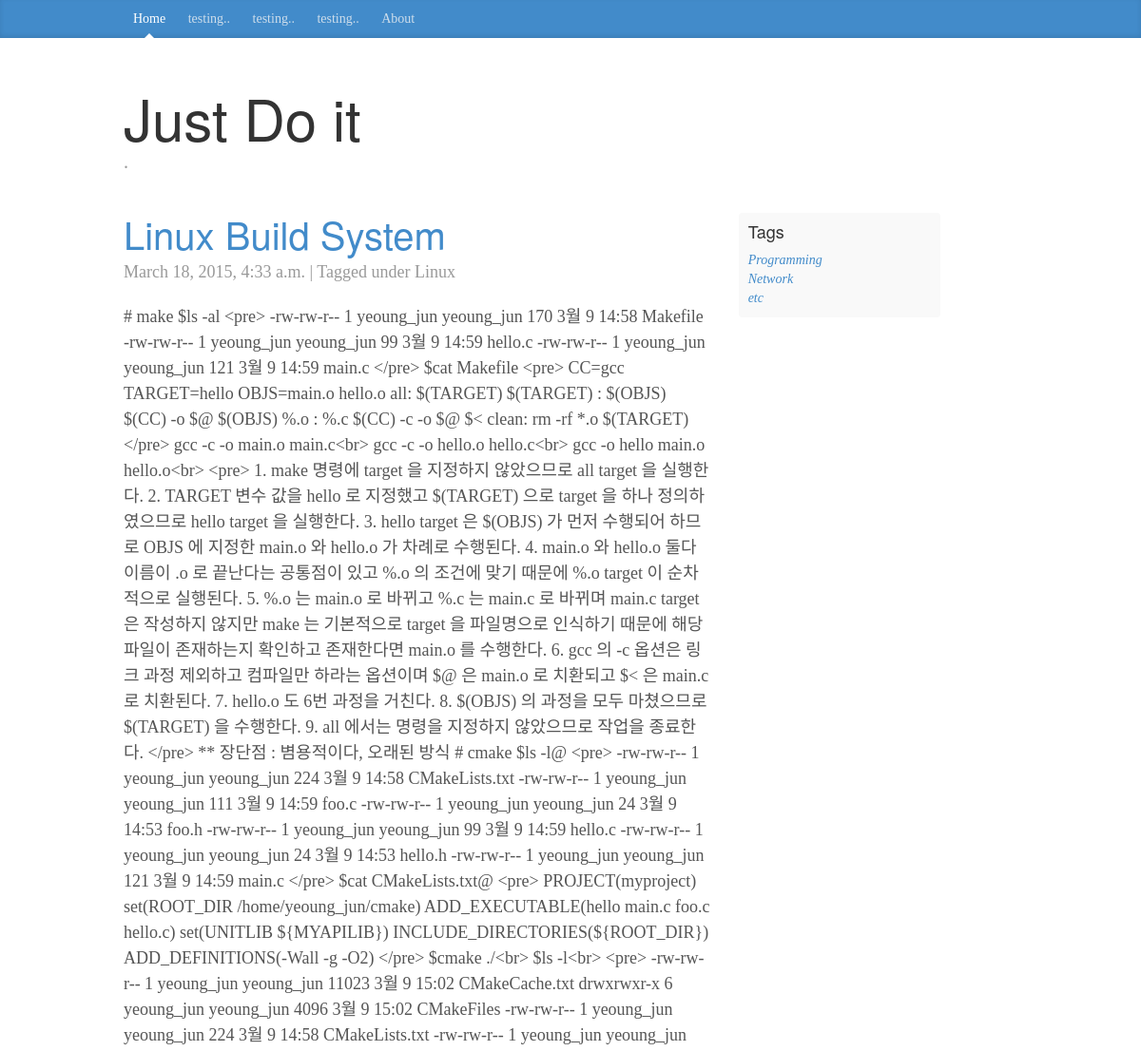
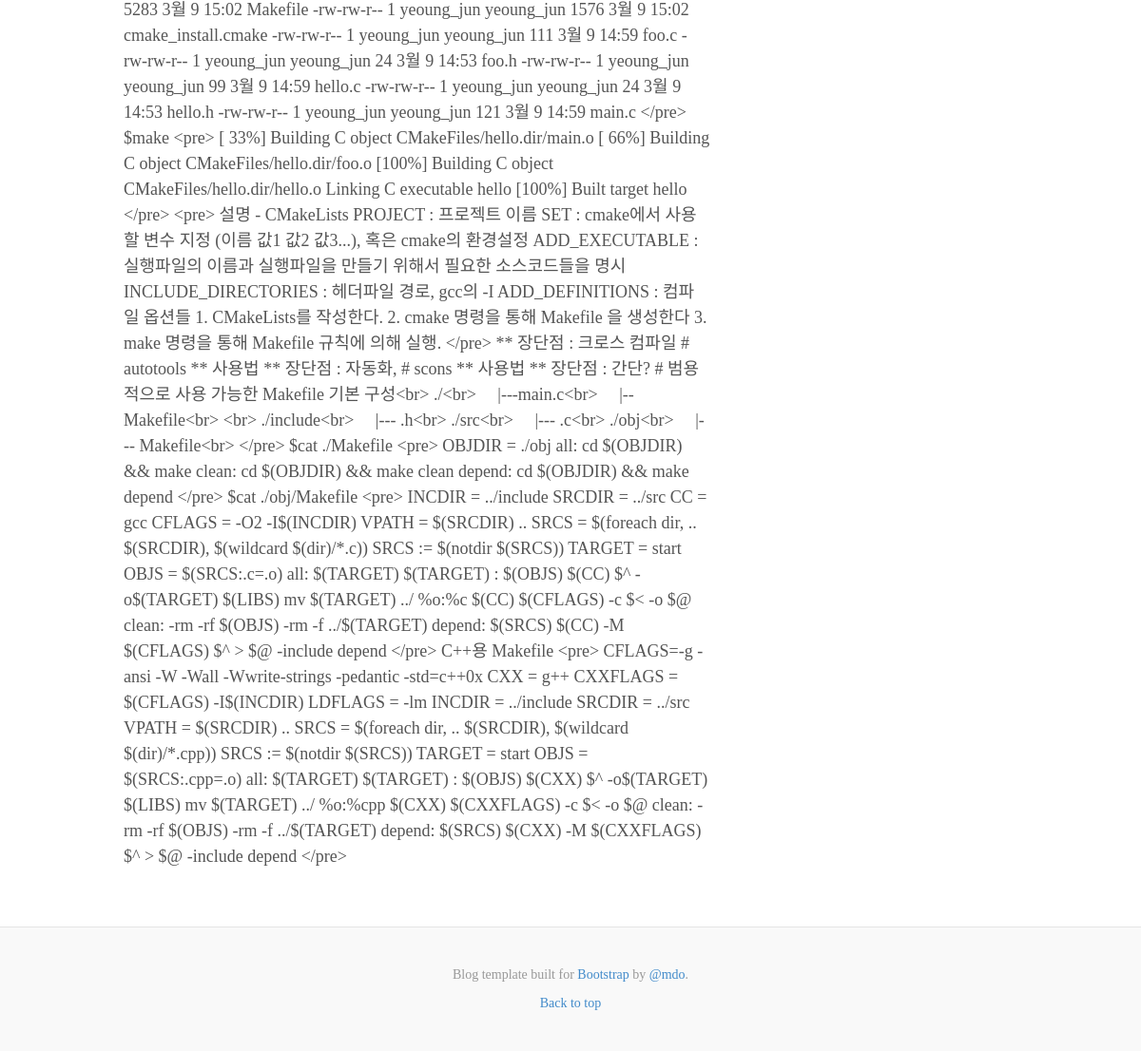
The app's page /entry/linux-build-system with its own data (2 pictures, top to bottom).
### blog/models.py (models this page shows, shortened)
class Entry(models.Model):
    title = models.CharField(max_length=200)
    body = models.TextField()
    slug = models.SlugField(max_length=200, unique=True)
    publish = models.BooleanField(default=False)
    created = models.DateTimeField(auto_now_add=True)
    modified = models.DateTimeField(auto_now=True)
    tags = models.ManyToManyField(Tag)
    objects = EntryQuerySet.as_manager()
    class Meta:
        verbose_name = "Blog Entry"
        verbose_name_plural = "Blog Entries"
        ordering = ["-created"]

class Tag(models.Model):
    slug = models.SlugField(max_length=200, unique=False)
    def __str__(self):
        return self.slug

### blog/views.py (the view)
# urls.py: url(r'^entry/(?P<slug>\S+)$', views.BlogDetail.as_view(), name="entry_detail"),
class BlogDetail(generic.DetailView):
    model = models.Entry
    template_name = "post.html"

### template/post.html
{% extends "base.html" %}
{% load django_markdown %}
{% block blog_entries %}
  <div class="post">
    <h2><a href="{% url "entry_detail" slug=object.slug %}">{{ object.title }}</a></h2>
    <p class="meta">
      {{ object.created }} |
      Tagged under {{  object.tags.all|join:", " }}
    </p>
    {{ object.body|markdown }}
  </div>
{% endblock %}

### template/base.html (shortened to what this page needs)
{% load staticfiles %}
<!DOCTYPE html>
<html lang="en">
  <head>
    <link href="{% static "css/bootstrap.min.css" %}" rel="stylesheet">
    <link href="{% static "css/blog.css" %}" rel="stylesheet">
  </head>
  <body>
    <div class="blog-masthead">
      <div class="container">
        <nav class="blog-nav">
          <a class="blog-nav-item active" href="{% url "index" %}">Home</a>
          <a class="blog-nav-item" href="#">testing..</a>
          <a class="blog-nav-item" href="#">testing..</a>
          <a class="blog-nav-item" href="#">testing..</a>
          <a class="blog-nav-item" href="#">About</a>
        </nav>
      </div>
    </div>
    <div class="container">
      <div class="blog-header">
        <h1 class="blog-title">Just Do it</h1>
        <p class="lead blog-description">.</p>
      </div>
      <div class="row">
        <div class="col-sm-8 blog-main">
          {% block blog_entries %} {% endblock %}
        </div>
        <div class="col-sm-3 col-sm-offset-0 blog-sidebar">
          <div class="sidebar-module sidebar-module-inset">
            <h4>Tags</h4>
            <p>
         <em><a  href="{% url "index" %}">Programming</a></em><br>
         <em><a  href="{% url "index" %}">Network</a></em><br>
         <em><a  href="{% url "index" %}">etc</a></em><br>
          </p>
	</div>
        </div>
      </div>
    </div>
    <div class="blog-footer">
      <p>Blog template built for <a href="http://getbootstrap.com">Bootstrap</a> by <a href="https://twitter.com/mdo">@mdo</a>.</p>
      <p>
        <a href="#">Back to top</a>
      </p>
    </div>
  </body>
</html>

### static/css/blog.css (style rules this page uses)
body { font-family: Georgia, "Times New Roman", Times, serif; color: #555; }
h1, .h1, h2, .h2, h3, .h3, h4, .h4, h5, .h5, h6, .h6 { margin-top: 0; font-family: "Helvetica Neue", Helvetica, Arial, sans-serif; font-weight: normal; color: #333; }
@media (min-width: 1200px) { .container { width: 970px; } }
.blog-masthead { background-color: #428bca; -webkit-box-shadow: inset 0 -2px 5px rgba(0,0,0,.1); box-shadow: inset 0 -2px 5px rgba(0,0,0,.1); }
.blog-nav-item { position: relative; display: inline-block; padding: 10px; font-weight: 500; color: #cdddeb; }
.blog-nav .active { color: #fff; }
.blog-nav .active:after { position: absolute; bottom: 0; left: 50%; width: 0; height: 0; margin-left: -5px; vertical-align: middle; content: " "; border-right: 5px solid transparent; border-bottom: 5px solid; border-left: 5px solid transparent; }
.blog-header { padding-top: 20px; padding-bottom: 20px; }
.blog-title { margin-top: 30px; margin-bottom: 0; font-size: 60px; font-weight: normal; }
.blog-description { font-size: 20px; color: #999; }
.blog-main { font-size: 18px; line-height: 1.5; }
.sidebar-module { padding: 10px; margin: 1 -20px 20px; }
.sidebar-module-inset { padding: 10px; background-color: #f9f9f9; border-radius: 4px; }
.sidebar-module-inset p:last-child, .sidebar-module-inset ul:last-child, .sidebar-module-inset ol:last-child { margin-bottom: 0; }
.post { margin-bottom: 60px; }
div.post h2:first-child { margin-bottom: 5px; font-size: 40px; }
.meta { margin-bottom: 20px; color: #999; }
.blog-footer { padding: 40px 0; color: #999; text-align: center; background-color: #f9f9f9; border-top: 1px solid #e5e5e5; }
.blog-footer p:last-child { margin-bottom: 0; }

### records on screen
Entry: title "Linux Build System", created "March 18, 2015, 4:33 a.m.", tags.all "Linux", body "# make $ls -al <pre> -rw-rw-r-- 1 yeoung_jun yeoung_jun 170 3월 9 14:58 Makefile -rw-rw-r-- 1 yeoung_jun yeoung_jun 99 3월 9 14:59 hello.c -rw-rw-r-- 1 yeoung_jun yeoung_jun 121 3월 9 14:59 main.c </pre> $cat Makefile <pre> CC=gcc TARGET=hello OBJS=main.o hello.o all: $(TARGET) $(TARGET) : $(OBJS) $(CC) -o $@ $(OBJS) %.o : %.c $(CC) -c -o $@ $< clean: rm -rf *.o $(TARGET) </pre> gcc -c -o main.o main.c<br> gcc -c -o hello.o hello.c<br> gcc -o hello main.o hello.o<br> <pre> 1. make 명령에 target 을 지정하지 않았으므로 all target 을 실행한다. 2. TARGET 변수 값을 hello 로 지정했고 $(TARGET) 으로 target 을 하나 정의하였으므로 hello target 을 실행한다. 3. hello target 은 $(OBJS) 가 먼저 수행되어 하므로 OBJS 에 지정한 main.o 와 hello.o 가 차례로 수행된다. 4. main.o…"
